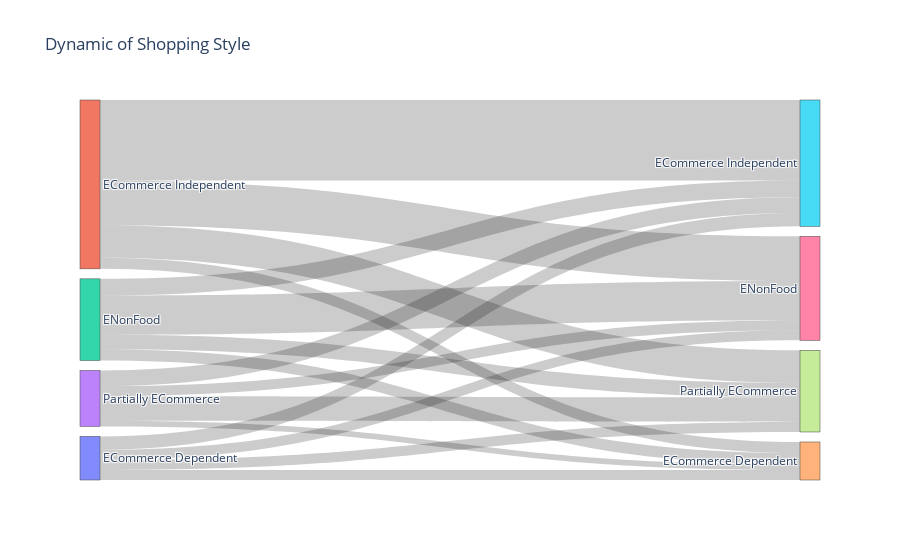

The code cell stored with this chart in its notebook:
### Code cell
import plotly.graph_objects as go

df = pd.DataFrame({'Past style': past_label, 
              'May style': sacog_demo.labels4})

fig = go.Figure(data = [go.Sankey(
                        node = dict(
                        pad = 10,
                        thickness = 20,
                        label = ['ECommerce Dependent', 'ECommerce Independent', 'ENonFood', 'Partially ECommerce',
                                 'ECommerce Dependent', 'ECommerce Independent', 'ENonFood', 'Partially ECommerce']
                                 
                        ),
                        link = dict(
                            source = [0]*4 + [1]*4 + [2]*4 + [3]*4,
                            target = [4,5,6,7]*6,
                            value = list(df.groupby('Past style')['May style'].value_counts().sort_index())
                        ))]
               )

fig.update_layout(title_text = 'Dynamic of Shopping Style')
fig.show()

### Figure 1 — Plotly figure (JSON) as saved in the notebook; plotly's stock layout.template omitted (floating-point values rounded to 4 significant figures)
{"data": [{"link": {"source": [0, 0, 0, 0, 1, 1, 1, 1, 2, 2, 2, 2, 3, 3, 3, 3], "target": [4, 5, 6, 7, 4, 5, 6, 7, 4, 5, 6, 7, 4, 5, 6, 7, 4, 5, 6, 7, 4, 5, 6, 7], "value": [9, 12, 9, 9, 10, 72, 40, 29, 10, 15, 35, 13, 5, 14, 9, 22]}, "node": {"label": ["ECommerce Dependent", "ECommerce Independent", "ENonFood", "Partially ECommerce", "ECommerce Dependent", "ECommerce Independent", "ENonFood", "Partially ECommerce"], "pad": 10, "thickness": 20}, "type": "sankey"}], "layout": {"title": {"text": "Dynamic of Shopping Style"}}}
